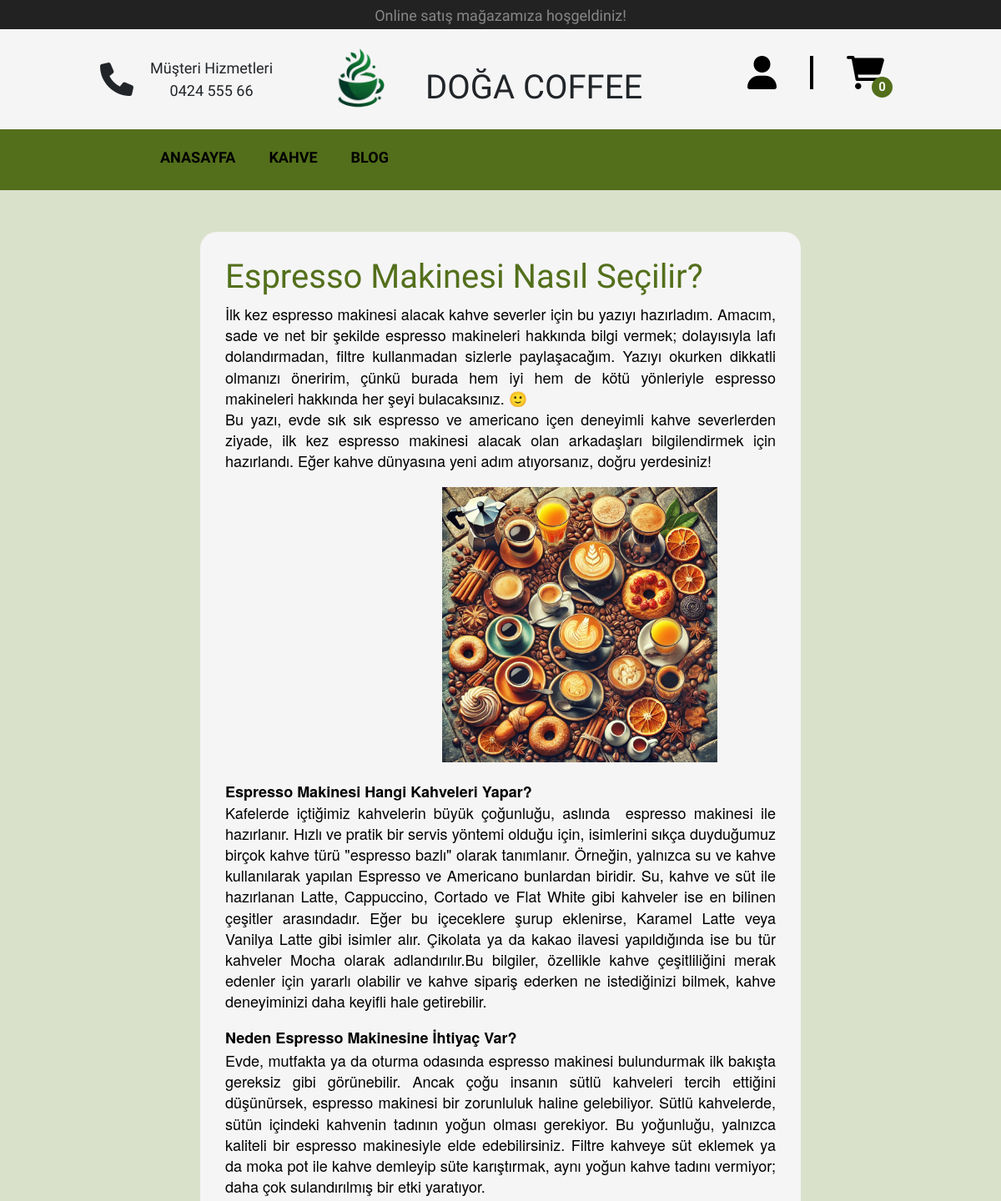
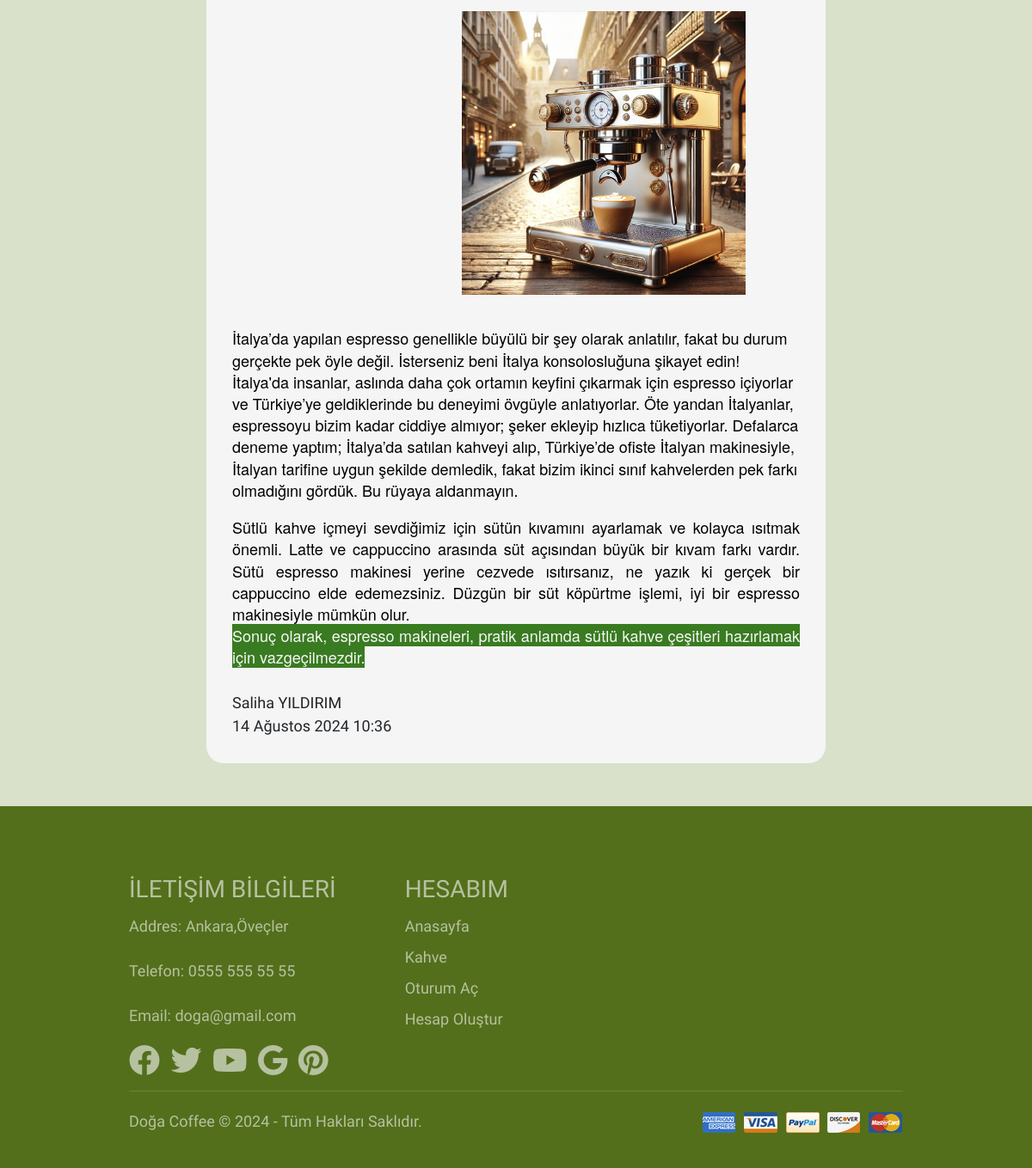
The app's page /blogs/blogsAbout/1 with its own data (2 pictures, top to bottom).
### blogs/models.py (models this page shows, shortened)
class Blogs(models.Model):
    title=models.CharField(max_length=50,verbose_name="Başlık",null=True,blank=True)
    about=models.TextField(null=True,blank=True)
    image=models.ImageField(upload_to='Blogs', blank=True, null=True)
    author=models.CharField(max_length=50,verbose_name="Yazar",null=True,blank=True)
    date_added=models.DateTimeField(auto_now_add=True)

### blogs/views.py (the view)
# urls.py: path('blogsAbout/<int:id>',blogsAbout,name='blogsAbout')
def blogsAbout(request,id):
    blog=Blogs.objects.get(id=id)
    context={
        'blog':blog,
    }
    return render(request,"blogsAbout.html",context)

### coffee/context_processor.py (called while the page is built)
def categories_processor(request):
    categories = Category.objects.all()
    context={
        'categories':categories
    }
    return context

def cart_quantity(request):
    if request.user.is_authenticated:
        customer = request.user.customer
        order, created = Order.objects.get_or_create(customer=customer, complete=False)
        cartItems = order.get_cart_items
    else:
        cartItems = 0
    return {'cartItems': cartItems}

### templates/blogsAbout.html
{% extends 'homepage.html' %}
{% load static %}
{% block body %}
{% include 'include/_navbar.html' %}
       <div class="blogDiv">
        <h1 style="color: #536f1b;">{{ blog.title }}</h1>
        <div>{{ blog.about | safe }}</div>
        <br>
        <div>{{blog.author}}</div>
        <div>{{blog.date_added}}</div>
       </div>
{% include 'include/_footer.html' %}
{% endblock body %}

### static/style/homepage.css (style rules this page uses)
* { padding: 0; margin: 0; box-sizing: border-box; }
body { font-family: "Anek Devanagari", sans-serif; font-size: 18px; background-color:rgb(218, 225, 203); }

### static/style/blogsAbout.css (style rules this page uses)
.blogDiv { width: 60%; margin: auto; margin-top: 50px; margin-bottom: 50px; padding: 30px; background-color: whitesmoke; border-radius: 20px; }
.blogDiv p { width: 100%; }
.blogDiv img { width: 100%; }

### records on screen
Blogs: title "Espresso Makinesi Nasıl Seçilir?", about "İlk kez espresso makinesi alacak kahve severler için bu yazıyı hazırladım. Amacım, sade ve net bir şekilde espresso makineleri hakkında bilgi vermek; dolayısıyla lafı dolandırmadan, filtre kullanmadan sizlerle paylaşacağım. Yazıyı okurken dikkatli olmanızı öneririm, çünkü burada hem iyi hem de kötü yönleriyle espresso makineleri hakkında her şeyi bulacaksınız. 🙂 Bu yazı, evde sık sık espresso ve americano içen deneyimli kahve severlerden ziyade, ilk kez espresso makinesi alacak olan arkadaşları bilgilendirmek için hazırlandı. Eğer kahve dünyasına yeni adım atıyorsanız, doğru yerdesiniz! Espresso Makinesi Hangi Kahveleri Yapar? Kafelerde içtiğimiz kahvelerin büyük çoğunluğu, aslında espresso…", about (picture), author "Saliha YILDIRIM", date_added "14 Ağustos 2024 10:36"

### other values on screen
{{ cartItems }} "0"
